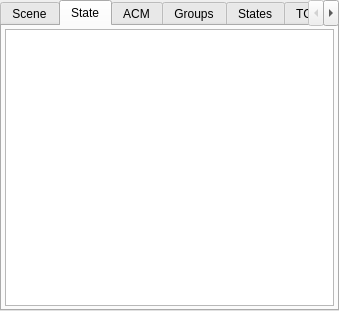
<?xml version="1.0" encoding="UTF-8"?>
<ui version="4.0">
 <class>EnvironmentWidget</class>
 <widget class="QWidget" name="EnvironmentWidget">
  <property name="geometry">
   <rect>
    <x>0</x>
    <y>0</y>
    <width>339</width>
    <height>311</height>
   </rect>
  </property>
  <property name="sizePolicy">
   <sizepolicy hsizetype="Expanding" vsizetype="Expanding">
    <horstretch>0</horstretch>
    <verstretch>0</verstretch>
   </sizepolicy>
  </property>
  <property name="windowTitle">
   <string>Form</string>
  </property>
  <layout class="QVBoxLayout" name="verticalLayout">
   <property name="sizeConstraint">
    <enum>QLayout::SetNoConstraint</enum>
   </property>
   <property name="leftMargin">
    <number>0</number>
   </property>
   <property name="topMargin">
    <number>0</number>
   </property>
   <property name="rightMargin">
    <number>0</number>
   </property>
   <property name="bottomMargin">
    <number>0</number>
   </property>
   <item>
    <widget class="QTabWidget" name="tab_widget">
     <property name="currentIndex">
      <number>1</number>
     </property>
     <widget class="QWidget" name="scene_tab">
      <attribute name="title">
       <string>Scene</string>
      </attribute>
      <layout class="QVBoxLayout" name="verticalLayout_2">
       <property name="leftMargin">
        <number>3</number>
       </property>
       <property name="topMargin">
        <number>3</number>
       </property>
       <property name="rightMargin">
        <number>3</number>
       </property>
       <property name="bottomMargin">
        <number>3</number>
       </property>
       <item>
        <widget class="tesseract_gui::TreeView" name="scene_tree_view">
         <property name="editTriggers">
          <set>QAbstractItemView::NoEditTriggers</set>
         </property>
        </widget>
       </item>
      </layout>
     </widget>
     <widget class="QWidget" name="state_tab">
      <attribute name="title">
       <string>State</string>
      </attribute>
      <layout class="QVBoxLayout" name="verticalLayout_5">
       <property name="leftMargin">
        <number>3</number>
       </property>
       <property name="topMargin">
        <number>3</number>
       </property>
       <property name="rightMargin">
        <number>3</number>
       </property>
       <property name="bottomMargin">
        <number>3</number>
       </property>
       <item>
        <widget class="tesseract_gui::TreeView" name="state_tree_view">
         <property name="editTriggers">
          <set>QAbstractItemView::NoEditTriggers</set>
         </property>
        </widget>
       </item>
      </layout>
     </widget>
     <widget class="QWidget" name="acm_tab">
      <attribute name="title">
       <string>ACM</string>
      </attribute>
      <layout class="QVBoxLayout" name="verticalLayout_3">
       <property name="leftMargin">
        <number>3</number>
       </property>
       <property name="topMargin">
        <number>3</number>
       </property>
       <property name="rightMargin">
        <number>3</number>
       </property>
       <property name="bottomMargin">
        <number>3</number>
       </property>
       <item>
        <widget class="tesseract_gui::TreeView" name="acm_tree_view">
         <property name="editTriggers">
          <set>QAbstractItemView::NoEditTriggers</set>
         </property>
        </widget>
       </item>
      </layout>
     </widget>
     <widget class="QWidget" name="groups_tab">
      <attribute name="title">
       <string>Groups</string>
      </attribute>
      <layout class="QVBoxLayout" name="verticalLayout_4">
       <property name="leftMargin">
        <number>3</number>
       </property>
       <property name="topMargin">
        <number>3</number>
       </property>
       <property name="rightMargin">
        <number>3</number>
       </property>
       <property name="bottomMargin">
        <number>3</number>
       </property>
       <item>
        <widget class="tesseract_gui::TreeView" name="groups_tree_view">
         <property name="editTriggers">
          <set>QAbstractItemView::NoEditTriggers</set>
         </property>
        </widget>
       </item>
      </layout>
     </widget>
     <widget class="QWidget" name="group_states_tab">
      <attribute name="title">
       <string>States</string>
      </attribute>
      <layout class="QVBoxLayout" name="verticalLayout_8">
       <property name="leftMargin">
        <number>3</number>
       </property>
       <property name="topMargin">
        <number>3</number>
       </property>
       <property name="rightMargin">
        <number>3</number>
       </property>
       <property name="bottomMargin">
        <number>3</number>
       </property>
       <item>
        <widget class="tesseract_gui::TreeView" name="group_states_tree_view">
         <property name="editTriggers">
          <set>QAbstractItemView::NoEditTriggers</set>
         </property>
        </widget>
       </item>
      </layout>
     </widget>
     <widget class="QWidget" name="group_tcps_tab">
      <attribute name="title">
       <string>TCPs</string>
      </attribute>
      <layout class="QVBoxLayout" name="verticalLayout_6">
       <property name="leftMargin">
        <number>3</number>
       </property>
       <property name="topMargin">
        <number>3</number>
       </property>
       <property name="rightMargin">
        <number>3</number>
       </property>
       <property name="bottomMargin">
        <number>3</number>
       </property>
       <item>
        <widget class="tesseract_gui::TreeView" name="group_tcps_tree_view">
         <property name="editTriggers">
          <set>QAbstractItemView::NoEditTriggers</set>
         </property>
        </widget>
       </item>
      </layout>
     </widget>
     <widget class="QWidget" name="cmd_history_tab">
      <attribute name="title">
       <string>History</string>
      </attribute>
      <layout class="QVBoxLayout" name="verticalLayout_7">
       <property name="leftMargin">
        <number>3</number>
       </property>
       <property name="topMargin">
        <number>3</number>
       </property>
       <property name="rightMargin">
        <number>3</number>
       </property>
       <property name="bottomMargin">
        <number>3</number>
       </property>
       <item>
        <widget class="tesseract_gui::TreeView" name="cmd_history_tree_view">
         <property name="editTriggers">
          <set>QAbstractItemView::NoEditTriggers</set>
         </property>
        </widget>
       </item>
      </layout>
     </widget>
     <widget class="QWidget" name="tab">
      <attribute name="title">
       <string>Contacts</string>
      </attribute>
      <layout class="QVBoxLayout" name="verticalLayout_9">
       <property name="leftMargin">
        <number>3</number>
       </property>
       <property name="topMargin">
        <number>3</number>
       </property>
       <property name="rightMargin">
        <number>3</number>
       </property>
       <property name="bottomMargin">
        <number>3</number>
       </property>
       <item>
        <widget class="tesseract_gui::ContactResultsWidget" name="contacts_widget" native="true"/>
       </item>
      </layout>
     </widget>
    </widget>
   </item>
  </layout>
 </widget>
 <customwidgets>
  <customwidget>
   <class>tesseract_gui::TreeView</class>
   <extends>QTreeView</extends>
   <header>tesseract_qt/common/tree_view.h</header>
  </customwidget>
  <customwidget>
   <class>tesseract_gui::ContactResultsWidget</class>
   <extends>QWidget</extends>
   <header>tesseract_qt/collision/contact_results_widget.h</header>
   <container>1</container>
  </customwidget>
 </customwidgets>
 <resources/>
 <connections/>
</ui>
